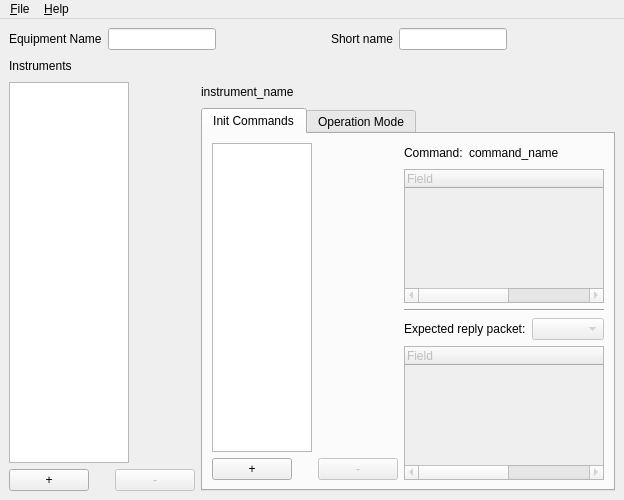
<?xml version="1.0" encoding="UTF-8"?>
<ui version="4.0">
 <class>EquipmentEditorMainWindow</class>
 <widget class="QMainWindow" name="EquipmentEditorMainWindow">
  <property name="geometry">
   <rect>
    <x>0</x>
    <y>0</y>
    <width>600</width>
    <height>500</height>
   </rect>
  </property>
  <property name="windowTitle">
   <string>Equipment Editor</string>
  </property>
  <widget class="QWidget" name="centralWidget">
   <layout class="QVBoxLayout" name="verticalLayout_8">
    <item>
     <layout class="QHBoxLayout" name="horizontalLayout_7">
      <item>
       <widget class="QLabel" name="label">
        <property name="text">
         <string>Equipment Name</string>
        </property>
        <property name="buddy">
         <cstring>equipment_name</cstring>
        </property>
       </widget>
      </item>
      <item>
       <widget class="QLineEdit" name="equipment_name">
        <property name="text">
         <string/>
        </property>
       </widget>
      </item>
      <item>
       <spacer name="horizontalSpacer">
        <property name="orientation">
         <enum>Qt::Horizontal</enum>
        </property>
        <property name="sizeHint" stdset="0">
         <size>
          <width>40</width>
          <height>20</height>
         </size>
        </property>
       </spacer>
      </item>
      <item>
       <widget class="QLabel" name="label_2">
        <property name="text">
         <string>Short name</string>
        </property>
        <property name="buddy">
         <cstring>equipment_short_name</cstring>
        </property>
       </widget>
      </item>
      <item>
       <widget class="QLineEdit" name="equipment_short_name"/>
      </item>
      <item>
       <spacer name="horizontalSpacer_5">
        <property name="orientation">
         <enum>Qt::Horizontal</enum>
        </property>
        <property name="sizeHint" stdset="0">
         <size>
          <width>40</width>
          <height>20</height>
         </size>
        </property>
       </spacer>
      </item>
     </layout>
    </item>
    <item>
     <layout class="QHBoxLayout" name="horizontalLayout_4">
      <item>
       <widget class="QLabel" name="label_3">
        <property name="text">
         <string>Instruments</string>
        </property>
       </widget>
      </item>
      <item>
       <spacer name="horizontalSpacer_4">
        <property name="orientation">
         <enum>Qt::Horizontal</enum>
        </property>
        <property name="sizeHint" stdset="0">
         <size>
          <width>40</width>
          <height>20</height>
         </size>
        </property>
       </spacer>
      </item>
     </layout>
    </item>
    <item>
     <layout class="QHBoxLayout" name="horizontalLayout_6">
      <item>
       <layout class="QVBoxLayout" name="verticalLayout_7">
        <item>
         <widget class="QListWidget" name="instruments_list">
          <property name="sizePolicy">
           <sizepolicy hsizetype="Fixed" vsizetype="Expanding">
            <horstretch>0</horstretch>
            <verstretch>0</verstretch>
           </sizepolicy>
          </property>
          <property name="maximumSize">
           <size>
            <width>120</width>
            <height>16777215</height>
           </size>
          </property>
         </widget>
        </item>
        <item>
         <layout class="QHBoxLayout" name="horizontalLayout_12">
          <item>
           <widget class="QPushButton" name="instruments_add">
            <property name="text">
             <string>+</string>
            </property>
           </widget>
          </item>
          <item>
           <spacer name="horizontalSpacer_14">
            <property name="orientation">
             <enum>Qt::Horizontal</enum>
            </property>
            <property name="sizeType">
             <enum>QSizePolicy::Minimum</enum>
            </property>
            <property name="sizeHint" stdset="0">
             <size>
              <width>20</width>
              <height>20</height>
             </size>
            </property>
           </spacer>
          </item>
          <item>
           <widget class="QPushButton" name="instruments_delete">
            <property name="enabled">
             <bool>false</bool>
            </property>
            <property name="text">
             <string>-</string>
            </property>
           </widget>
          </item>
         </layout>
        </item>
       </layout>
      </item>
      <item>
       <layout class="QVBoxLayout" name="verticalLayout_6">
        <item>
         <layout class="QHBoxLayout" name="horizontalLayout_3">
          <item>
           <widget class="QLabel" name="instrument_name">
            <property name="text">
             <string>instrument_name</string>
            </property>
           </widget>
          </item>
          <item>
           <spacer name="horizontalSpacer_9">
            <property name="orientation">
             <enum>Qt::Horizontal</enum>
            </property>
            <property name="sizeType">
             <enum>QSizePolicy::Minimum</enum>
            </property>
            <property name="sizeHint" stdset="0">
             <size>
              <width>60</width>
              <height>20</height>
             </size>
            </property>
           </spacer>
          </item>
         </layout>
        </item>
        <item>
         <widget class="QTabWidget" name="tabWidget">
          <property name="currentIndex">
           <number>0</number>
          </property>
          <widget class="QWidget" name="init_commands_tab">
           <attribute name="title">
            <string>Init Commands</string>
           </attribute>
           <layout class="QHBoxLayout" name="horizontalLayout_9">
            <item>
             <layout class="QVBoxLayout" name="verticalLayout_3">
              <item>
               <widget class="QListWidget" name="init_commands_list">
                <property name="sizePolicy">
                 <sizepolicy hsizetype="Fixed" vsizetype="Expanding">
                  <horstretch>0</horstretch>
                  <verstretch>0</verstretch>
                 </sizepolicy>
                </property>
                <property name="maximumSize">
                 <size>
                  <width>100</width>
                  <height>16777215</height>
                 </size>
                </property>
               </widget>
              </item>
              <item>
               <layout class="QHBoxLayout" name="horizontalLayout_13">
                <item>
                 <widget class="QPushButton" name="init_commands_add">
                  <property name="text">
                   <string>+</string>
                  </property>
                 </widget>
                </item>
                <item>
                 <spacer name="horizontalSpacer_15">
                  <property name="orientation">
                   <enum>Qt::Horizontal</enum>
                  </property>
                  <property name="sizeType">
                   <enum>QSizePolicy::Minimum</enum>
                  </property>
                  <property name="sizeHint" stdset="0">
                   <size>
                    <width>20</width>
                    <height>20</height>
                   </size>
                  </property>
                 </spacer>
                </item>
                <item>
                 <widget class="QPushButton" name="init_commands_delete">
                  <property name="enabled">
                   <bool>false</bool>
                  </property>
                  <property name="text">
                   <string>-</string>
                  </property>
                 </widget>
                </item>
               </layout>
              </item>
             </layout>
            </item>
            <item>
             <layout class="QVBoxLayout" name="verticalLayout_2">
              <item>
               <layout class="QHBoxLayout" name="horizontalLayout_8">
                <item>
                 <widget class="QLabel" name="init_command_name_label">
                  <property name="text">
                   <string>Command:</string>
                  </property>
                 </widget>
                </item>
                <item>
                 <widget class="QLabel" name="init_command_name">
                  <property name="text">
                   <string>command_name</string>
                  </property>
                 </widget>
                </item>
                <item>
                 <spacer name="horizontalSpacer_2">
                  <property name="orientation">
                   <enum>Qt::Horizontal</enum>
                  </property>
                  <property name="sizeHint" stdset="0">
                   <size>
                    <width>40</width>
                    <height>20</height>
                   </size>
                  </property>
                 </spacer>
                </item>
               </layout>
              </item>
              <item>
               <widget class="QTreeWidget" name="init_command_values">
                <property name="enabled">
                 <bool>false</bool>
                </property>
                <property name="rootIsDecorated">
                 <bool>false</bool>
                </property>
                <attribute name="headerDefaultSectionSize">
                 <number>250</number>
                </attribute>
                <column>
                 <property name="text">
                  <string>Field</string>
                 </property>
                </column>
                <column>
                 <property name="text">
                  <string>Value</string>
                 </property>
                </column>
               </widget>
              </item>
              <item>
               <widget class="Line" name="line">
                <property name="orientation">
                 <enum>Qt::Horizontal</enum>
                </property>
               </widget>
              </item>
              <item>
               <layout class="QHBoxLayout" name="horizontalLayout">
                <item>
                 <widget class="QLabel" name="label_5">
                  <property name="text">
                   <string>Expected reply packet:</string>
                  </property>
                 </widget>
                </item>
                <item>
                 <widget class="QComboBox" name="init_command_reply">
                  <property name="enabled">
                   <bool>false</bool>
                  </property>
                 </widget>
                </item>
                <item>
                 <spacer name="horizontalSpacer_7">
                  <property name="orientation">
                   <enum>Qt::Horizontal</enum>
                  </property>
                  <property name="sizeHint" stdset="0">
                   <size>
                    <width>40</width>
                    <height>20</height>
                   </size>
                  </property>
                 </spacer>
                </item>
               </layout>
              </item>
              <item>
               <widget class="QTreeWidget" name="init_command_reply_values">
                <property name="enabled">
                 <bool>false</bool>
                </property>
                <property name="rootIsDecorated">
                 <bool>false</bool>
                </property>
                <attribute name="headerDefaultSectionSize">
                 <number>250</number>
                </attribute>
                <column>
                 <property name="text">
                  <string>Field</string>
                 </property>
                </column>
                <column>
                 <property name="text">
                  <string>Value</string>
                 </property>
                </column>
               </widget>
              </item>
             </layout>
            </item>
           </layout>
          </widget>
          <widget class="QWidget" name="operation_mode_tab">
           <attribute name="title">
            <string>Operation Mode</string>
           </attribute>
           <layout class="QVBoxLayout" name="verticalLayout_5">
            <item>
             <layout class="QHBoxLayout" name="horizontalLayout_5">
              <item>
               <widget class="QLabel" name="label_4">
                <property name="text">
                 <string>Select operation mode:</string>
                </property>
               </widget>
              </item>
              <item>
               <widget class="QComboBox" name="operation_mode">
                <item>
                 <property name="text">
                  <string>Periodic Commands</string>
                 </property>
                </item>
                <item>
                 <property name="text">
                  <string>Time Sequences</string>
                 </property>
                </item>
                <item>
                 <property name="text">
                  <string>Blocking Sequences</string>
                 </property>
                </item>
               </widget>
              </item>
              <item>
               <spacer name="horizontalSpacer_6">
                <property name="orientation">
                 <enum>Qt::Horizontal</enum>
                </property>
                <property name="sizeHint" stdset="0">
                 <size>
                  <width>37</width>
                  <height>22</height>
                 </size>
                </property>
               </spacer>
              </item>
             </layout>
            </item>
            <item>
             <layout class="QHBoxLayout" name="horizontalLayout_11">
              <item>
               <layout class="QVBoxLayout" name="verticalLayout_4">
                <item>
                 <widget class="QListWidget" name="operation_commands_list">
                  <property name="sizePolicy">
                   <sizepolicy hsizetype="Fixed" vsizetype="Expanding">
                    <horstretch>0</horstretch>
                    <verstretch>0</verstretch>
                   </sizepolicy>
                  </property>
                  <property name="maximumSize">
                   <size>
                    <width>100</width>
                    <height>16777215</height>
                   </size>
                  </property>
                 </widget>
                </item>
                <item>
                 <layout class="QHBoxLayout" name="horizontalLayout_14">
                  <item>
                   <widget class="QPushButton" name="operation_commands_add">
                    <property name="text">
                     <string>+</string>
                    </property>
                   </widget>
                  </item>
                  <item>
                   <spacer name="horizontalSpacer_16">
                    <property name="orientation">
                     <enum>Qt::Horizontal</enum>
                    </property>
                    <property name="sizeType">
                     <enum>QSizePolicy::Minimum</enum>
                    </property>
                    <property name="sizeHint" stdset="0">
                     <size>
                      <width>20</width>
                      <height>20</height>
                     </size>
                    </property>
                   </spacer>
                  </item>
                  <item>
                   <widget class="QPushButton" name="operation_commands_delete">
                    <property name="enabled">
                     <bool>false</bool>
                    </property>
                    <property name="text">
                     <string>-</string>
                    </property>
                   </widget>
                  </item>
                 </layout>
                </item>
               </layout>
              </item>
              <item>
               <layout class="QVBoxLayout" name="verticalLayout">
                <item>
                 <layout class="QHBoxLayout" name="horizontalLayout_10">
                  <item>
                   <widget class="QLabel" name="operation_command_name_label">
                    <property name="text">
                     <string>Command:</string>
                    </property>
                   </widget>
                  </item>
                  <item>
                   <widget class="QLabel" name="operation_command_name">
                    <property name="text">
                     <string>command_name</string>
                    </property>
                   </widget>
                  </item>
                  <item>
                   <spacer name="horizontalSpacer_3">
                    <property name="orientation">
                     <enum>Qt::Horizontal</enum>
                    </property>
                    <property name="sizeHint" stdset="0">
                     <size>
                      <width>100</width>
                      <height>20</height>
                     </size>
                    </property>
                   </spacer>
                  </item>
                 </layout>
                </item>
                <item>
                 <layout class="QHBoxLayout" name="horizontalLayout_2">
                  <item>
                   <widget class="QLabel" name="operation_command_param_pre_txt">
                    <property name="text">
                     <string>Period:</string>
                    </property>
                   </widget>
                  </item>
                  <item>
                   <widget class="QLineEdit" name="operation_command_param">
                    <property name="enabled">
                     <bool>false</bool>
                    </property>
                    <property name="maximumSize">
                     <size>
                      <width>100</width>
                      <height>16777215</height>
                     </size>
                    </property>
                   </widget>
                  </item>
                  <item>
                   <widget class="QLabel" name="operation_command_param_post_txt">
                    <property name="text">
                     <string>ms</string>
                    </property>
                   </widget>
                  </item>
                  <item>
                   <spacer name="horizontalSpacer_8">
                    <property name="orientation">
                     <enum>Qt::Horizontal</enum>
                    </property>
                    <property name="sizeHint" stdset="0">
                     <size>
                      <width>211</width>
                      <height>17</height>
                     </size>
                    </property>
                   </spacer>
                  </item>
                 </layout>
                </item>
                <item>
                 <widget class="QTreeWidget" name="operation_command_values">
                  <property name="enabled">
                   <bool>false</bool>
                  </property>
                  <property name="rootIsDecorated">
                   <bool>false</bool>
                  </property>
                  <attribute name="headerDefaultSectionSize">
                   <number>250</number>
                  </attribute>
                  <column>
                   <property name="text">
                    <string>Field</string>
                   </property>
                  </column>
                  <column>
                   <property name="text">
                    <string>Value</string>
                   </property>
                  </column>
                 </widget>
                </item>
               </layout>
              </item>
             </layout>
            </item>
           </layout>
          </widget>
         </widget>
        </item>
       </layout>
      </item>
     </layout>
    </item>
   </layout>
  </widget>
  <widget class="QMenuBar" name="menuBar">
   <property name="geometry">
    <rect>
     <x>0</x>
     <y>0</y>
     <width>600</width>
     <height>23</height>
    </rect>
   </property>
   <widget class="QMenu" name="menuFile">
    <property name="title">
     <string>&amp;File</string>
    </property>
    <addaction name="action_New"/>
    <addaction name="action_Open"/>
    <addaction name="separator"/>
    <addaction name="action_Save"/>
    <addaction name="action_Save_As"/>
    <addaction name="separator"/>
    <addaction name="action_Quit"/>
   </widget>
   <widget class="QMenu" name="menuHelp">
    <property name="title">
     <string>&amp;Help</string>
    </property>
    <addaction name="action_About"/>
   </widget>
   <addaction name="menuFile"/>
   <addaction name="menuHelp"/>
  </widget>
  <action name="action_New">
   <property name="text">
    <string>&amp;New...</string>
   </property>
   <property name="shortcut">
    <string>Ctrl+N</string>
   </property>
  </action>
  <action name="action_Open">
   <property name="text">
    <string>&amp;Open...</string>
   </property>
   <property name="shortcut">
    <string>Ctrl+O</string>
   </property>
  </action>
  <action name="action_Save">
   <property name="text">
    <string>&amp;Save</string>
   </property>
   <property name="shortcut">
    <string>Ctrl+S</string>
   </property>
  </action>
  <action name="action_Save_As">
   <property name="text">
    <string>Save &amp;As...</string>
   </property>
   <property name="shortcut">
    <string>Ctrl+Shift+S</string>
   </property>
  </action>
  <action name="action_Quit">
   <property name="text">
    <string>&amp;Quit</string>
   </property>
   <property name="shortcut">
    <string>Ctrl+Q</string>
   </property>
  </action>
  <action name="action_About">
   <property name="text">
    <string>&amp;About...</string>
   </property>
  </action>
 </widget>
 <resources/>
 <connections>
  <connection>
   <sender>action_Quit</sender>
   <signal>triggered()</signal>
   <receiver>EquipmentEditorMainWindow</receiver>
   <slot>close()</slot>
   <hints>
    <hint type="sourcelabel">
     <x>-1</x>
     <y>-1</y>
    </hint>
    <hint type="destinationlabel">
     <x>252</x>
     <y>299</y>
    </hint>
   </hints>
  </connection>
 </connections>
</ui>
